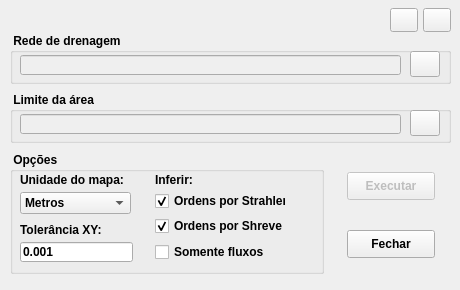
<?xml version="1.0" encoding="UTF-8"?>
<ui version="4.0">
 <class>HydroFlowForm</class>
 <widget class="QMainWindow" name="HydroFlowForm">
  <property name="geometry">
   <rect>
    <x>0</x>
    <y>0</y>
    <width>460</width>
    <height>290</height>
   </rect>
  </property>
  <property name="sizePolicy">
   <sizepolicy hsizetype="MinimumExpanding" vsizetype="Preferred">
    <horstretch>0</horstretch>
    <verstretch>0</verstretch>
   </sizepolicy>
  </property>
  <property name="minimumSize">
   <size>
    <width>460</width>
    <height>290</height>
   </size>
  </property>
  <property name="maximumSize">
   <size>
    <width>460</width>
    <height>290</height>
   </size>
  </property>
  <property name="windowTitle">
   <string notr="true">HydroFlow 1.3</string>
  </property>
  <property name="windowIcon">
   <iconset resource="../hydroflow.qrc">
    <normaloff>:/imagens/hydroflow.gif</normaloff>:/imagens/hydroflow.gif</iconset>
  </property>
  <property name="documentMode">
   <bool>false</bool>
  </property>
  <property name="dockOptions">
   <set>QMainWindow::AllowTabbedDocks|QMainWindow::AnimatedDocks</set>
  </property>
  <property name="unifiedTitleAndToolBarOnMac">
   <bool>false</bool>
  </property>
  <widget class="QWidget" name="centralWidget">
   <widget class="QGroupBox" name="groupBox_HidLn">
    <property name="geometry">
     <rect>
      <x>10</x>
      <y>33</y>
      <width>441</width>
      <height>51</height>
     </rect>
    </property>
    <property name="font">
     <font>
      <weight>75</weight>
      <bold>true</bold>
     </font>
    </property>
    <property name="title">
     <string> Rede de drenagem </string>
    </property>
    <widget class="QLineEdit" name="lineEdit_HidLn">
     <property name="enabled">
      <bool>false</bool>
     </property>
     <property name="geometry">
      <rect>
       <x>10</x>
       <y>22</y>
       <width>381</width>
       <height>20</height>
      </rect>
     </property>
    </widget>
    <widget class="QPushButton" name="pushButton_HidLn">
     <property name="geometry">
      <rect>
       <x>400</x>
       <y>18</y>
       <width>30</width>
       <height>26</height>
      </rect>
     </property>
     <property name="text">
      <string/>
     </property>
     <property name="icon">
      <iconset resource="../hydroflow.qrc">
       <normaloff>:/imagens/search.ico</normaloff>:/imagens/search.ico</iconset>
     </property>
    </widget>
   </widget>
   <widget class="QPushButton" name="pushButton_Exec">
    <property name="enabled">
     <bool>false</bool>
    </property>
    <property name="geometry">
     <rect>
      <x>347</x>
      <y>172</y>
      <width>88</width>
      <height>28</height>
     </rect>
    </property>
    <property name="font">
     <font>
      <weight>75</weight>
      <bold>true</bold>
     </font>
    </property>
    <property name="text">
     <string>Executar</string>
    </property>
   </widget>
   <widget class="QPushButton" name="pushButton_Close">
    <property name="geometry">
     <rect>
      <x>347</x>
      <y>230</y>
      <width>88</width>
      <height>28</height>
     </rect>
    </property>
    <property name="font">
     <font>
      <weight>75</weight>
      <bold>true</bold>
     </font>
    </property>
    <property name="text">
     <string>Fechar</string>
    </property>
    <property name="flat">
     <bool>false</bool>
    </property>
   </widget>
   <widget class="QGroupBox" name="groupBox_Lim">
    <property name="geometry">
     <rect>
      <x>10</x>
      <y>92</y>
      <width>441</width>
      <height>51</height>
     </rect>
    </property>
    <property name="font">
     <font>
      <weight>75</weight>
      <bold>true</bold>
     </font>
    </property>
    <property name="title">
     <string> Limite da área </string>
    </property>
    <widget class="QLineEdit" name="lineEdit_Lim">
     <property name="enabled">
      <bool>false</bool>
     </property>
     <property name="geometry">
      <rect>
       <x>10</x>
       <y>22</y>
       <width>381</width>
       <height>20</height>
      </rect>
     </property>
    </widget>
    <widget class="QPushButton" name="pushButton_Lim">
     <property name="geometry">
      <rect>
       <x>400</x>
       <y>18</y>
       <width>30</width>
       <height>26</height>
      </rect>
     </property>
     <property name="text">
      <string/>
     </property>
     <property name="icon">
      <iconset resource="../hydroflow.qrc">
       <normaloff>:/imagens/search.ico</normaloff>:/imagens/search.ico</iconset>
     </property>
    </widget>
   </widget>
   <widget class="QGroupBox" name="groupBox">
    <property name="geometry">
     <rect>
      <x>10</x>
      <y>152</y>
      <width>314</width>
      <height>122</height>
     </rect>
    </property>
    <property name="font">
     <font>
      <weight>75</weight>
      <bold>true</bold>
     </font>
    </property>
    <property name="title">
     <string> Opções </string>
    </property>
    <widget class="QLabel" name="label">
     <property name="geometry">
      <rect>
       <x>10</x>
       <y>20</y>
       <width>105</width>
       <height>16</height>
      </rect>
     </property>
     <property name="font">
      <font>
       <weight>75</weight>
       <bold>true</bold>
      </font>
     </property>
     <property name="text">
      <string>Unidade do mapa:</string>
     </property>
    </widget>
    <widget class="QComboBox" name="comboBox">
     <property name="geometry">
      <rect>
       <x>10</x>
       <y>40</y>
       <width>111</width>
       <height>22</height>
      </rect>
     </property>
     <property name="currentIndex">
      <number>0</number>
     </property>
     <item>
      <property name="text">
       <string>Metros</string>
      </property>
     </item>
     <item>
      <property name="text">
       <string>Quilômetros</string>
      </property>
     </item>
     <item>
      <property name="text">
       <string>Pés</string>
      </property>
     </item>
     <item>
      <property name="text">
       <string>Outro</string>
      </property>
     </item>
    </widget>
    <widget class="QLabel" name="label_2">
     <property name="geometry">
      <rect>
       <x>10</x>
       <y>70</y>
       <width>81</width>
       <height>16</height>
      </rect>
     </property>
     <property name="text">
      <string>Tolerância XY:</string>
     </property>
    </widget>
    <widget class="QLineEdit" name="lineEdit_TolXY">
     <property name="geometry">
      <rect>
       <x>10</x>
       <y>90</y>
       <width>113</width>
       <height>20</height>
      </rect>
     </property>
     <property name="text">
      <string notr="true">0.001</string>
     </property>
    </widget>
    <widget class="QLabel" name="label_3">
     <property name="geometry">
      <rect>
       <x>145</x>
       <y>20</y>
       <width>51</width>
       <height>16</height>
      </rect>
     </property>
     <property name="text">
      <string>Inferir:</string>
     </property>
    </widget>
    <widget class="QCheckBox" name="checkBox_Strahler">
     <property name="geometry">
      <rect>
       <x>145</x>
       <y>40</y>
       <width>131</width>
       <height>18</height>
      </rect>
     </property>
     <property name="text">
      <string>Ordens por Strahler</string>
     </property>
     <property name="checked">
      <bool>true</bool>
     </property>
    </widget>
    <widget class="QCheckBox" name="checkBox_Shreve">
     <property name="geometry">
      <rect>
       <x>145</x>
       <y>65</y>
       <width>131</width>
       <height>18</height>
      </rect>
     </property>
     <property name="text">
      <string>Ordens por Shreve</string>
     </property>
     <property name="checked">
      <bool>true</bool>
     </property>
    </widget>
    <widget class="QCheckBox" name="checkBox_FlowOnly">
     <property name="geometry">
      <rect>
       <x>145</x>
       <y>91</y>
       <width>131</width>
       <height>18</height>
      </rect>
     </property>
     <property name="text">
      <string>Somente fluxos</string>
     </property>
    </widget>
   </widget>
   <widget class="QToolButton" name="toolButton_Idioma_pt">
    <property name="geometry">
     <rect>
      <x>390</x>
      <y>8</y>
      <width>28</width>
      <height>24</height>
     </rect>
    </property>
    <property name="text">
     <string/>
    </property>
    <property name="icon">
     <iconset resource="../hydroflow.qrc">
      <normaloff>:/imagens/Brasil.ico</normaloff>:/imagens/Brasil.ico</iconset>
    </property>
    <property name="iconSize">
     <size>
      <width>16</width>
      <height>16</height>
     </size>
    </property>
   </widget>
   <widget class="QToolButton" name="toolButton_Idioma_en">
    <property name="geometry">
     <rect>
      <x>423</x>
      <y>8</y>
      <width>28</width>
      <height>24</height>
     </rect>
    </property>
    <property name="text">
     <string/>
    </property>
    <property name="icon">
     <iconset resource="../hydroflow.qrc">
      <normaloff>:/imagens/ReinoUnido.ico</normaloff>:/imagens/ReinoUnido.ico</iconset>
    </property>
    <property name="checkable">
     <bool>false</bool>
    </property>
   </widget>
  </widget>
 </widget>
 <layoutdefault spacing="6" margin="11"/>
 <resources>
  <include location="../hydroflow.qrc"/>
 </resources>
 <connections/>
</ui>
